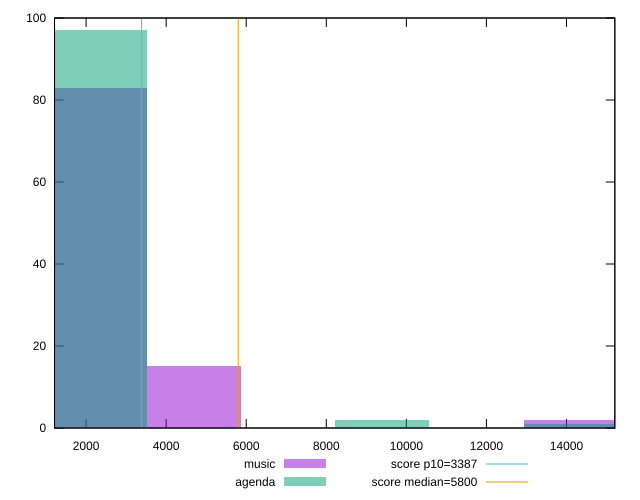

Recreate this plot in gnuplot.
reset

$music <<EOF
14102.501478789492 2
2350.416913131582 83
4700.833826263164 15
EOF

$agenda <<EOF
9401.667652526328 2
14102.501478789492 1
2350.416913131582 97
EOF

set key outside below
set boxwidth 2350.416913131582
set xrange [1211.7930000000001:15207.804060368153]
set yrange [0:100]
set trange [0:100]
set style fill transparent solid 0.5 noborder

set parametric
set terminal svg size 640, 500 enhanced background rgb 'white'
set output "report/report_00029_2021-02-24T13-36-40.390Z/speed-index/comparison/histogram/0_vs_1.svg"

plot $music title "music" with boxes, \
     $agenda title "agenda" with boxes, \
     3387,t title "score p10=3387", \
     5800,t title "score median=5800"

reset
